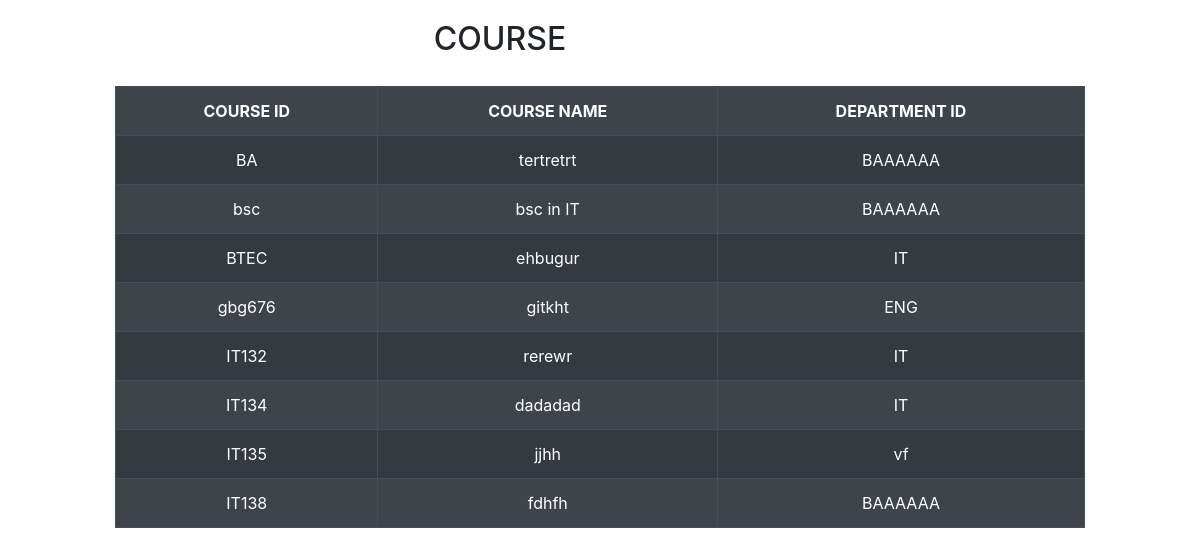
The app's page /viewcourse.php with its own data.
### tables this page shows
CREATE TABLE `course` (
  `course_ID` varchar(25) NOT NULL,
  `course_Name` varchar(100) NOT NULL,
  `department_ID` varchar(40) NOT NULL
);

### viewcourse.php (the view, shortened to what this page needs)
<?php
include("includes/config.php");
?>
<!DOCTYPE html>
<html>
<head>
    <link rel="stylesheet" href="https://stackpath.bootstrapcdn.com/bootstrap/4.5.0/css/bootstrap.min.css">
</head>
<body>
    <div class="col-sm-10" style="text-align: center;padding-top:20px;padding-bottom: 20px"><h2>COURSE</h2></div>
    <div class="col-sm-10 mx-auto">
    <table border="1" class="table table-striped table-dark">
        <tr style="text-align: center;">
            <th>COURSE ID</th>
            <th>COURSE NAME</th>
            <th>DEPARTMENT ID</th>
        </tr>
        <?php
            $query="SELECT * FROM `course`";
            $query_run=mysqli_query($con,$query);
            if($query_run){
                while($rec=mysqli_fetch_assoc($query_run)){
                    $tb="<tr style=\"text-align: center;\">";
                    $tb.="<td>$rec[course_ID]</td>";
                    $tb.="<td>$rec[course_Name]</td>";
                    $tb.="<td>$rec[department_ID]</td>";
                    $tb.="</tr>";
                    echo $tb;
                }
            }
        ?>
    </table>
</div>
</body>
</html>

### records on screen
course: course_ID "BA", course_Name "tertretrt", department_ID "BAAAAAA"
course: course_ID "bsc", course_Name "bsc in IT", department_ID "BAAAAAA"
course: course_ID "BTEC", course_Name "ehbugur", department_ID "IT"
course: course_ID "gbg676", course_Name "gitkht", department_ID "ENG"
course: course_ID "IT132", course_Name "rerewr", department_ID "IT"
course: course_ID "IT134", course_Name "dadadad", department_ID "IT"
course: course_ID "IT135", course_Name "jjhh", department_ID "vf"
course: course_ID "IT138", course_Name "fdhfh", department_ID "BAAAAAA"
